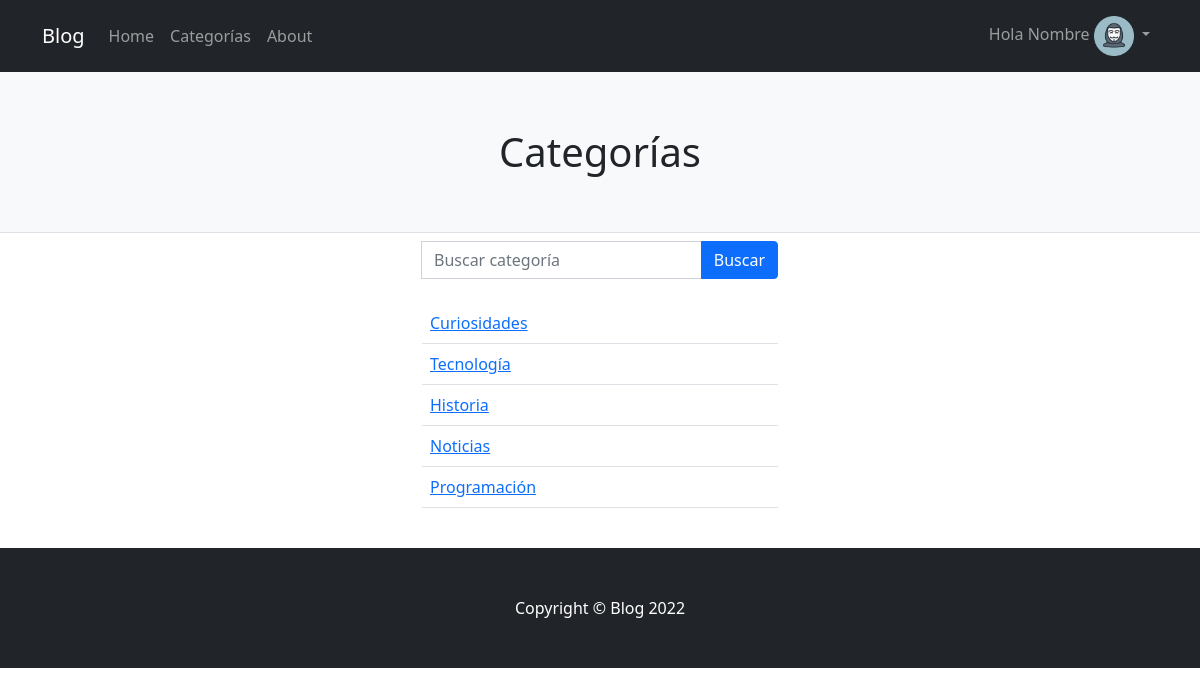
Page /AppBlog/categorias/ (signed in) on the committed database.
### AppBlog/models.py (models this page shows)
class Categoria(models.Model):
    nombre = models.CharField(max_length=50, unique=True)
    def __str__(self):
        return f'{self.nombre}'

### AppBlog/views.py (the view)
def listarCategorias(request):
    categs = Categoria.objects.all()
    return render(request, 'AppBlog/listadoCategoria.html', {'categs':categs,'titulo':'Categorías'})

### AppBlog/templates/AppBlog/listadoCategoria.html (shortened to what this page needs)
{% extends 'AppBlog/padre.html' %}
{% load static%}
{% block titulo %}
    {{titulo}}
{% endblock %}
{% block contenido %}
    <div class="col-4">
    </div>
    <div class="col-4">
        <form action="/AppBlog/buscarCategoria/" method="GET" class="input-group"> {% csrf_token %}
            <input class="form-control" type="text" placeholder="Buscar categoría" aria-label="Buscar categoría" aria-describedby="button-search" name="categoria" id="categoria" required/>
            <input type="submit" value="Buscar" class="btn btn-primary">
        </form><br>
        <table class="table">
            <tbody>
                {% for categoria in categs %}
                <tr>
                    <td><a href="{% url 'entradasPorCategoria' categoria.id %}">{{categoria}}</a></td>
                </tr>
                {% endfor %}
            </tbody>
        </table><br>
    </div>
    <div class="col-4">
    </div>
{% endblock %}

### AppBlog/templates/AppBlog/padre.html (shortened to what this page needs)
<!DOCTYPE html>
<html lang="en">
<head>
    {% load static %}
    <link href="{% static 'AppBlog/css/styles.css' %}" rel="stylesheet" />
</head>
<body>
    <nav class="navbar navbar-expand-lg navbar-dark bg-dark">
        <div class="container">
            <a class="navbar-brand" href="{% url 'inicio' %}">Blog</a>
            <div class="collapse navbar-collapse justify-content-between" id="navbarText">
                <ul class="navbar-nav mr-auto">
                    <li class="nav-item active"><a class="nav-link" href="{% url 'inicio' %}">Home</a></li>
                    <li class="nav-item"><a class="nav-link" href="{% url 'categorias' %}">Categorías</a></li>
                    <li class="nav-item"><a class="nav-link" href="{% url 'about' %}">About</a></li>
                </ul>
                <div class="d-flex justify-content-between align-items-center">
                    {% if request.user.is_authenticated %}
                        <ul class="navbar-nav me-auto mb-2 mb-lg-0">
                            <li class="nav-item dropdown">
                                <a class="nav-link dropdown-toggle" href="#" id="navbarDropdown" role="button" data-bs-toggle="dropdown" aria-expanded="false">
                                    Hola
                                    {% if user.first_name %} {{user.first_name}} {% else %} @{{user.username}} {% endif %}
                                    {% with user.userprofile.avatar as avatar %}
                                        {% if avatar %}
                                            <img src="{{avatar.url}}" alt="Imagen perfil" style='max-width:40px'>
                                        {% endif %}
                                    {% endwith %}
                                </a>
                            </li>
                        </ul>
                    {% else %}
                        <div class="container">
                            <a class="btn btn-primary" href="{% url 'login' %}">Inicio sesión</a>
                            <a class="btn btn-primary" href="{% url 'registro' %}">Registrarse</a>
                        </div>
                    {% endif %}
                </div>
            </div>
        </div>
    </nav>
    <header class="py-2 bg-light border-bottom mb-2">
        <div class="container">
            <div class="text-center my-5">
                <h1>
                    {% block titulo %}
                    {% endblock %}
                </h1>
            </div>
        </div>
    </header>
    <div class="container">
        <div class="row">
            {% block contenido %}
            {% endblock %}
        </div>
    </div>
    <footer class="py-5 bg-dark">
        <div class="container">
            <p class="m-0 text-center text-white">Copyright &copy; Blog 2022</p>
        </div>
    </footer>
</body>
</html>

### rows in the picture
Categoria: nombre "Curiosidades"
Categoria: nombre "Tecnología"
Categoria: nombre "Historia"
Categoria: nombre "Noticias"
Categoria: nombre "Programación"

### other values in the picture
{{ user.first_name }} "Nombre"
{{ titulo }} "Categorías"
